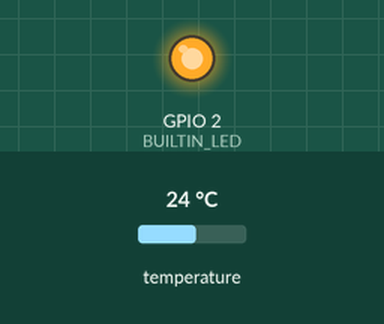
Recording of a sketch running on a simulated ESP8266 (NodeMCU). Parts: output pins drawn as LEDs (lit = HIGH, except the on-board LED, lit = LOW). The test bench sets the inputs (shaded band); at power-on: temperature 24 °C. WiFi joins after 1.5 s; servers stay silent unless stated; no MQTT or app messages arrive unless stated; not simulated (calls return 0 or success): secrets.h; what the sketch prints to the serial monitor is not drawn.

Above: at 1.7 s.
At 4.7 s:
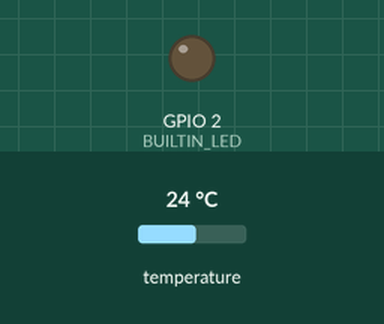
Timing chart, 0 to 6.2 s (numbered marks = the images above):
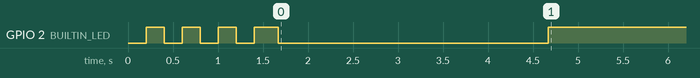

The sketch:

tempy.ino
```cpp
/*
 Tempy MQTT temperature with ESP8266 and DS18b20
 Original: Felix Klement
 Steven Vondruska
*/
#include <ESP8266WiFi.h>
#include "PubSubClient.h"
#include "OneWire.h"
#include "DallasTemperature.h"
#include "secrets.h"
#include "ArduinoJson.h"

#include <ESP8266WebServer.h>
#include <ESP8266HTTPUpdateServer.h>


#define ONE_WIRE_BUS 13
#define BUILTIN_LED 2

ESP8266HTTPUpdateServer httpUpdater;


long lastPub = 0;

WiFiClient espClient;
PubSubClient client(espClient);
OneWire oneWire(ONE_WIRE_BUS);
DallasTemperature sensor(&oneWire);
ESP8266WebServer httpServer(80);

const char compile_date[] = __DATE__ " " __TIME__;


String lwt_topic;

void setup(void)
{

  pinMode(BUILTIN_LED, OUTPUT);

  Serial.begin(115200);

  Serial.print("Connecting to ");
  Serial.println(wifi_SSID);

  WiFi.begin(wifi_SSID, wifi_password);

  // Let the led blink while connecting to wifi
  while (WiFi.status() != WL_CONNECTED) {
    Serial.print(".");
    digitalWrite(BUILTIN_LED, LOW);
    delay(200);
    digitalWrite(BUILTIN_LED, HIGH);
    delay(200);
  }

  Serial.println(String(ESP.getChipId(), HEX));

  Serial.println("");
  Serial.println("WiFi connected");
  Serial.print("IP address: ");
  Serial.println(WiFi.localIP());

  WiFi.setAutoReconnect(true);

  httpUpdater.setup(&httpServer, "/update", update_username, update_password );

  sensor.begin();
  client.setServer(mqtt_server, 1883);

  httpServer.on("/", HTTP_GET, handleRoot);

  httpServer.begin();

  // setup the LWT as a global so it can be used for auto discovery and after MQTT connection
  lwt_topic = String(topic_root) + "" + String(ESP.getChipId(), HEX);
  lwt_topic.concat("/lwt");

  client.setBufferSize(512);
}

void loop(void)
{
  if (!client.connected()) {
    connectMQTT();
  }
  client.loop();

  long now = millis();
  // Check if the last pub is older than 30 secs
  if (now - lastPub > 60000 || lastPub == 0) {

    // Get the current temperature from the DS18b20 sensor
    sensor.requestTemperatures();

    Serial.println("Number of sensors found: " + sensor.getDeviceCount());

    for(int i = 0; i < sensor.getDeviceCount(); i++) {
      float temp;
      DeviceAddress tempDeviceAddress;
      sensor.getAddress(tempDeviceAddress, i);

      String sensorAddress = convertAddressToString(tempDeviceAddress);

      Serial.print("Found device ");
      Serial.print(i, DEC);
      Serial.print(" with address: ");
      Serial.print(sensorAddress);
      Serial.println();

      String topic = String(topic_root);
      topic.concat(sensorAddress);

      temp = sensor.getTempCByIndex(i);
      String temp_string = String(temp);

      client.publish(topic.c_str(), temp_string.c_str(), true);

      Serial.print("Sensor " + i);
      Serial.println(temp_string.c_str());

	  // if this the first run, publish information for home assistant
	  if(lastPub == 0) {
		 DynamicJsonDocument doc(380);
		 doc["availability_topic"] = lwt_topic;
		 doc["state_topic"] = topic;
		 doc["unique_id"] = sensorAddress;
		 doc["device_class"] = "temperature";
		 doc["force_update"] = true;
		 doc["payload_available"] = "ONLINE";
		 doc["payload_not_available"] = "OFFLINE";
     doc["name"] = sensorAddress;
     doc["unit_of_measurement"] = "°C";

		 char buffer[512];
		 serializeJson(doc, buffer);

		 String autoDiscoveryTopic = String("homeassistant/sensor/");
		 autoDiscoveryTopic.concat(sensorAddress);
		 autoDiscoveryTopic.concat("/config");

		  client.publish(autoDiscoveryTopic.c_str(), buffer, true);
	  }
    }
    lastPub = now;
  }

  httpServer.handleClient();
}

// Function for connecting to our MQTT-Broker
void connectMQTT() {
  Serial.println("Connecting to MQTT");
  // Loop until we're connected
  while (!client.connected()) {
    if (client.connect((String("ESPClient-") + String(ESP.getChipId(), HEX)).c_str(), mqtt_user, mqtt_password, lwt_topic.c_str(), 0, 1, "OFFLINE")) {

       // we've connected, update the LWT topic
       client.publish(lwt_topic.c_str(), "ONLINE", true);

       // Let the builtin LED flash for 3 seconds when we're connected
       Serial.println("MQTT connected");
       digitalWrite(BUILTIN_LED, LOW);
       delay(3000);
       digitalWrite(BUILTIN_LED, HIGH);

    } else {
      Serial.print("failed, rc=");
      Serial.print(client.state());
      Serial.println(" try again in 5 seconds");
      // Wait 5 seconds before retrying

      delay(2000);
    }
  }
}

void handleRoot() {
  String body = String("<html><head><title>Tempy Status</title><meta name=\"viewport\" content=\"width=device-width, initial-scale=1\"></head><body style=\"font-family: Arial !important;\"><h1>Tempy</h1>");
  body.concat("Chip ID: " + String(ESP.getChipId(), HEX) + "<br />");
  body.concat("Number of sensors found: " + String(sensor.getDeviceCount()) + "<br /><br />");

  for(int i = 0; i < sensor.getDeviceCount(); i++) {
      float temp;
      DeviceAddress tempDeviceAddress;

      sensor.getAddress(tempDeviceAddress, i);

      body.concat(convertAddressToString(tempDeviceAddress) + ": " + String(sensor.getTempCByIndex(i)) + "<br />");
  }
  body.concat("<br />Compiled on: ");
  body.concat(compile_date);
  body.concat("</body></html>");
  httpServer.send(200, "text/html", body);
}

// function to print a device address
String convertAddressToString(DeviceAddress deviceAddress) {
  String addrToReturn = "";
  for (uint8_t i = 0; i < 8; i++){
    if (deviceAddress[i] < 16) addrToReturn += "0";
    addrToReturn += String(deviceAddress[i], HEX);
  }
  return addrToReturn;
}
```

Measured:
- by itself, GPIO 2 (BUILTIN_LED): HIGH → LOW at 0.40 s, → HIGH 0.20 s later, → LOW 0.20 s later, → HIGH 0.20 s later, … (8 changes in this stretch)
